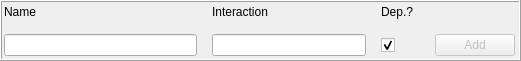
       <widget class="QFrame" name="statsDataSelIntFrame">
        <property name="geometry">
         <rect>
          <x>700</x>
          <y>80</y>
          <width>521</width>
          <height>61</height>
         </rect>
        </property>
        <property name="styleSheet">
         <string notr="true">border-color: rgb(0, 0, 0);</string>
        </property>
        <property name="frameShape">
         <enum>QFrame::Box</enum>
        </property>
        <property name="frameShadow">
         <enum>QFrame::Raised</enum>
        </property>
        <widget class="QWidget" name="gridLayoutWidget_31">
         <property name="geometry">
          <rect>
           <x>-1</x>
           <y>0</y>
           <width>521</width>
           <height>61</height>
          </rect>
         </property>
         <layout class="QGridLayout" name="statsDataSelIntGrid" columnstretch="5,4,1,1">
          <property name="leftMargin">
           <number>5</number>
          </property>
          <property name="topMargin">
           <number>5</number>
          </property>
          <property name="rightMargin">
           <number>5</number>
          </property>
          <property name="bottomMargin">
           <number>5</number>
          </property>
          <property name="spacing">
           <number>15</number>
          </property>
          <item row="0" column="0">
           <widget class="QLabel" name="label_104">
            <property name="text">
             <string>Name</string>
            </property>
           </widget>
          </item>
          <item row="0" column="3">
           <widget class="QLabel" name="label_105">
            <property name="text">
             <string/>
            </property>
           </widget>
          </item>
          <item row="0" column="1">
           <widget class="QLabel" name="label_109">
            <property name="text">
             <string>Interaction</string>
            </property>
           </widget>
          </item>
          <item row="0" column="2">
           <widget class="QLabel" name="label_107">
            <property name="toolTip">
             <string>Dependent?</string>
            </property>
            <property name="text">
             <string>Dep.?</string>
            </property>
           </widget>
          </item>
          <item row="1" column="3">
           <widget class="QPushButton" name="statsDataSelIntAddButton">
            <property name="enabled">
             <bool>false</bool>
            </property>
            <property name="text">
             <string>Add</string>
            </property>
           </widget>
          </item>
          <item row="1" column="2">
           <widget class="QCheckBox" name="statsDataSelIntCheckbox">
            <property name="text">
             <string/>
            </property>
            <property name="checked">
             <bool>true</bool>
            </property>
           </widget>
          </item>
          <item row="1" column="0">
           <widget class="QLineEdit" name="statsDataSelIntNameField"/>
          </item>
          <item row="1" column="1">
           <widget class="QLineEdit" name="statsDataSelIntIntField">
            <property name="text">
             <string/>
            </property>
           </widget>
          </item>
         </layout>
        </widget>
       </widget>
